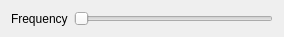
<?xml version="1.0" encoding="UTF-8"?>
<ui version="4.0">
 <class>DoubleRotatingRainbow</class>
 <widget class="QWidget" name="DoubleRotatingRainbow">
  <property name="geometry">
   <rect>
    <x>0</x>
    <y>0</y>
    <width>284</width>
    <height>33</height>
   </rect>
  </property>
  <layout class="QGridLayout" name="gridLayout">
   <item row="0" column="0">
    <widget class="QLabel" name="label">
     <property name="text">
      <string>Frequency</string>
     </property>
    </widget>
   </item>
   <item row="0" column="1">
    <widget class="QTooltipedSlider" name="frequency">
     <property name="minimum">
      <number>1</number>
     </property>
     <property name="maximum">
      <number>20</number>
     </property>
     <property name="orientation">
      <enum>Qt::Horizontal</enum>
     </property>
    </widget>
   </item>
  </layout>
 </widget>
 <customwidgets>
  <customwidget>
   <class>QTooltipedSlider</class>
   <extends>QSlider</extends>
   <header location="global">QTooltipedSlider.h</header>
  </customwidget>
 </customwidgets>
 <resources/>
 <connections/>
</ui>
